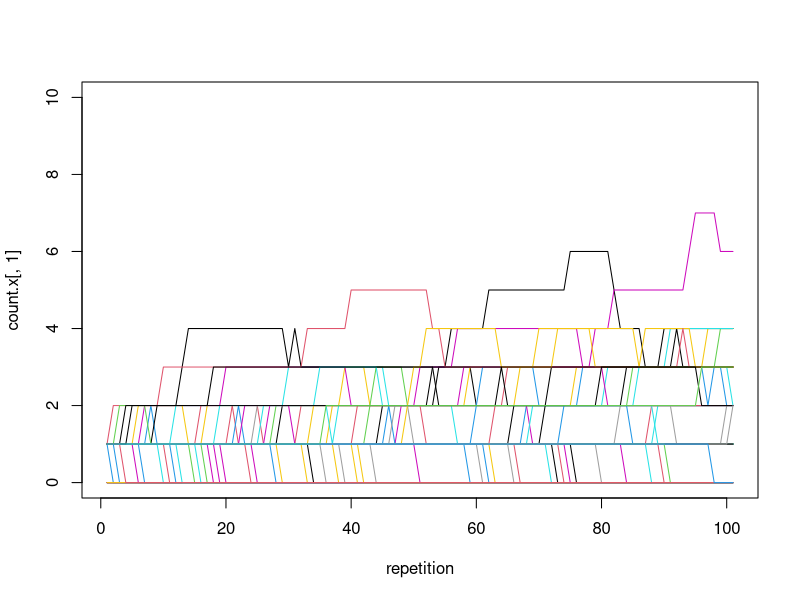

Recreate this plot in R.
set.seed(100)
x <- seq(0,1,0.01)
count.x <- matrix(, nrow = 101, ncol = 101)
beta <- 1

for (i in 1:100){
  
  for (j in 1:101){
    count <- 0
    for (k in 1:101){
      if (x[k] == (j-1)/100){
        count <- count + 1
      }
    }
    count.x[i,j] <- count
  }
  phenotype <- vector(length = length(x))
  
  for (i in 1:length(x)){
    phenotype[i] <- rnorm(1,mean = x[i], sd = 1-x[i])
  }
  
  fitness <- -abs(phenotype)
  repro <- exp(beta*fitness)/(sum(exp(beta*fitness)))
  
  dead.person <- (sample(x,1))*100 + 1
  new.person <- sample(x,1, prob = repro)
  
  x[dead.person] <- new.person
}

for (j in 1:101){
  count <- 0
  for (k in 1:101){
    if (x[k] == (j-1)/100){
      count <- count + 1
    }
  }
  count.x[101,j] <- count
}

repetition <- seq(1,101,1)
plot(repetition,count.x[,1],ylim = c(0,10), type = "l")
for (i in 1:100){
  lines(repetition,count.x[,i+1], col = i)
}

